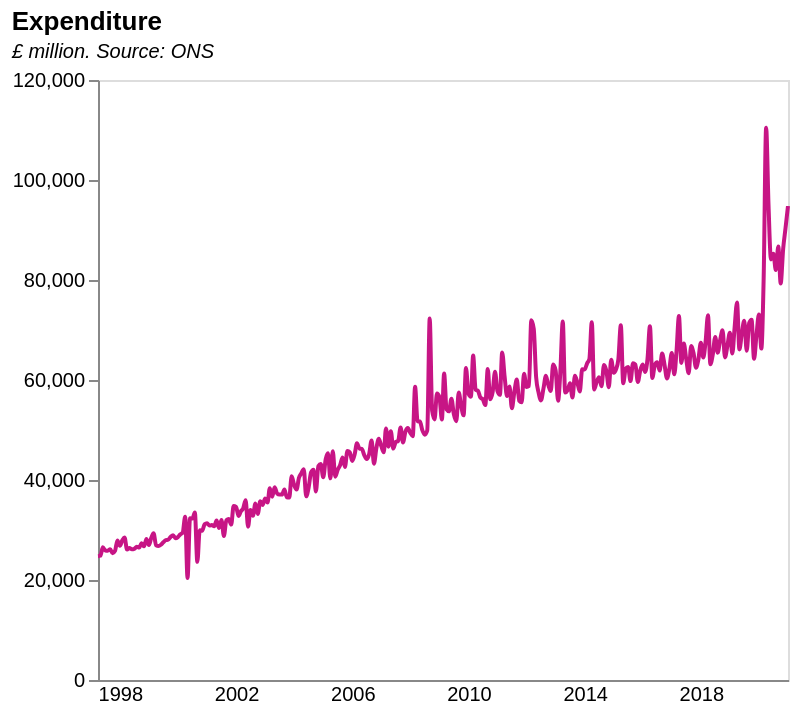

Describe this chart as a Vega-Lite specification.
### Vega-Lite specification from a JSON file in a GitHub repository (floating-point values rounded to 4 significant figures; data arrays with more than 128 entries replaced by an {"elided": "..."} marker saying what was removed)
{"$schema": "https://vega.github.io/schema/vega-lite/v5.json", "description": "(F2) Total UK expenditure", "title": {"text": "Expenditure", "subtitle": "£ million. Source: ONS", "subtitleFontStyle": "italic", "subtitleFontSize": 10, "anchor": "start", "color": "black"}, "data": {"values": {"elided": "286 records"}, "format": {"parse": {"Date": "date"}}}, "height": 300, "width": 345, "mark": {"type": "line", "point": false, "interpolate": "monotone", "color": "mediumvioletred"}, "encoding": {"x": {"field": "Date", "type": "temporal", "axis": {"title": null, "grid": false, "labelSeparation": 20, "ticks": false}}, "y": {"field": "Value", "type": "quantitative", "title": "", "axis": {"grid": false}}, "tooltip": [{"field": "Date", "type": "temporal"}, {"field": "Value", "title": "Total expenditure (£m)", "type": "quantitative"}]}}
